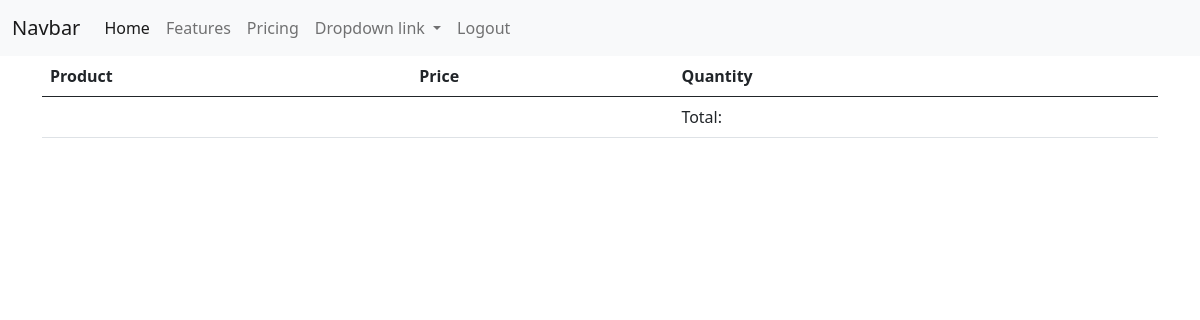
/cart/ (signed in), run on an earlier commit of the app's database.
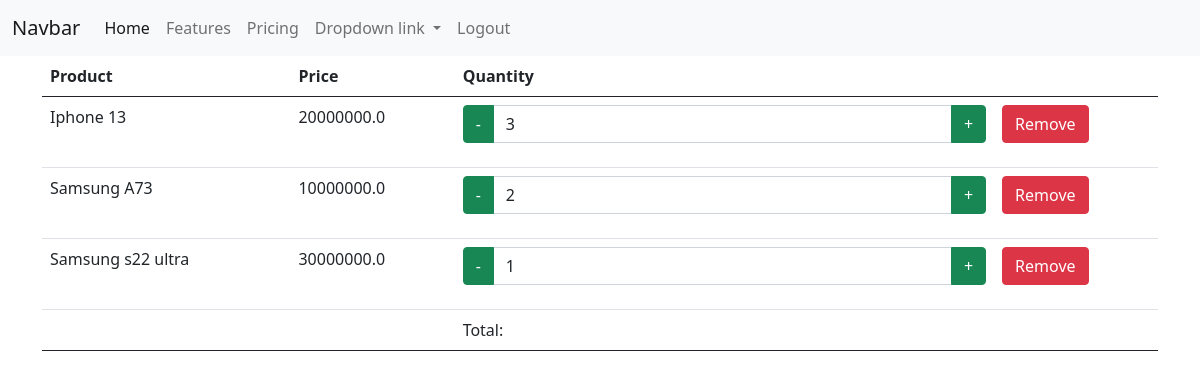
And on a later commit of the database.
### cart_item/models.py (models this page shows)
class CartItem(models.Model):
    product = models.ForeignKey(Product, on_delete=models.CASCADE)
    quantity = models.IntegerField()
    user = models.ForeignKey(to=User, on_delete=models.CASCADE)
    class Meta:
        db_table = "cart_item"

### product/models.py (models this page shows, shortened)
class Product(models.Model):
    name = models.CharField(max_length=50)
    description = models.TextField()
    price = models.FloatField()
    picture = models.ImageField(blank=True, null=True)
    category = models.ForeignKey(Category ,on_delete=models.CASCADE)
    class Meta:
        db_table = "product"
        ordering = ("name","id")

### cart_item/views.py (the view)
# urls.py: path("", views.index),
def index(request):
    cart_items = CartItem.objects.filter(user=request.user)
    context = {"cart_items":cart_items}
    return render(request, "cart_item/cart.html", context)

### cart_item/templates/cart_item/cart.html (shortened to what this page needs)
{%extends 'base.html'%}
{%block content%}
<div class="container">
    <table class="table">
        <thead>
            <th>Product</th>
            <th>Price</th>
            <th>Quantity</th>
            <th></th>
        </thead>
        <tfoot>
            <tr>
                <td></td>
                <td></td>
                <td>Total: {{item.total}}</td>
                <td></td>
            </tr>
        </tfoot>
        {% for item in cart_items %}
        <tr>
            <td>{{item.product.name}}</td>
            <td>{{item.product.price}}</td>
            <td>
                <form action="update/{{item.id}}" method="POST">
                    <div class="input-group mb-3">
                        <a href="decrease_quantity/{{item.id}}" class="input-group-text btn btn-success">
                            -
                        </a>
                        <input type="number" class="form-control" name="quantity" value="{{item.quantity}}">
                        <a href="increase_quantity/{{item.id}}" class="input-group-text btn btn-success">
                            +
                        </a>
                    </div>
                </form>
            </td>
            <td><a href="delete/{{item.id}}" class="btn btn-danger bt-sm">Remove</a></td>
        </tr>
        {% endfor %}
    </table>
</div>
{% endblock content %}

### templates/base.html (shortened to what this page needs)
<!DOCTYPE html>
<html lang="en">
<head>
    <link href="https://cdn.jsdelivr.net/npm/bootstrap@5.0.2/dist/css/bootstrap.min.css" rel="stylesheet">
</head>
<body>
    <nav class="navbar navbar-expand-lg navbar-light bg-light">
        <div class="container-fluid">
          <a class="navbar-brand" href="#">Navbar</a>
          <div class="collapse navbar-collapse" id="navbarNavDropdown">
            <ul class="navbar-nav">
              <li class="nav-item">
                <a class="nav-link active" aria-current="page" href="#">Home</a>
              </li>
              <li class="nav-item">
                <a class="nav-link" href="#">Features</a>
              </li>
              <li class="nav-item">
                <a class="nav-link" href="#">Pricing</a>
              </li>
              <li class="nav-item dropdown">
                <a class="nav-link dropdown-toggle" href="#" id="navbarDropdownMenuLink" role="button" data-bs-toggle="dropdown" aria-expanded="false">
                  Dropdown link
                </a>
              </li>
              {% if user.is_authenticated %}
              <li class="nav-item">
                <a class="nav-link" href="{% url 'logout' %}?next={{request.path}}">Logout</a>
              </li>
              {% endif %}
            </ul>
          </div>
        </div>
      </nav>
      {% block content %}{% endblock content %}
</body>
</html>

What changed in the data, as far as the page shows it:
added CartItem: product.name "Iphone 13", product.price "20000000.0", quantity "3"
added CartItem: product.name "Samsung A73", product.price "10000000.0", quantity "2"
added CartItem: product.name "Samsung s22 ultra", product.price "30000000.0", quantity "1"
